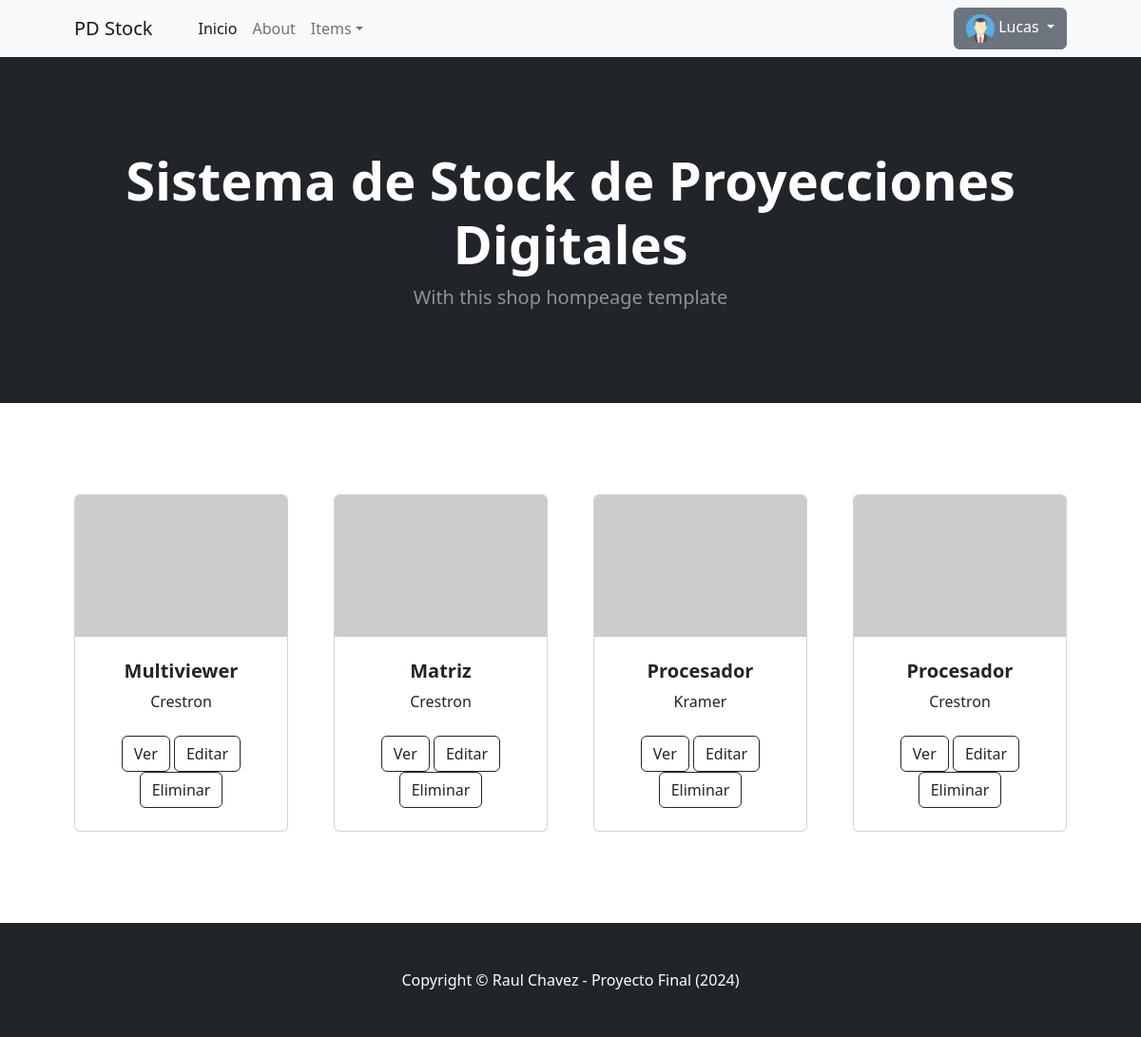
Page /item_listar/ (signed in) on the earlier database version.
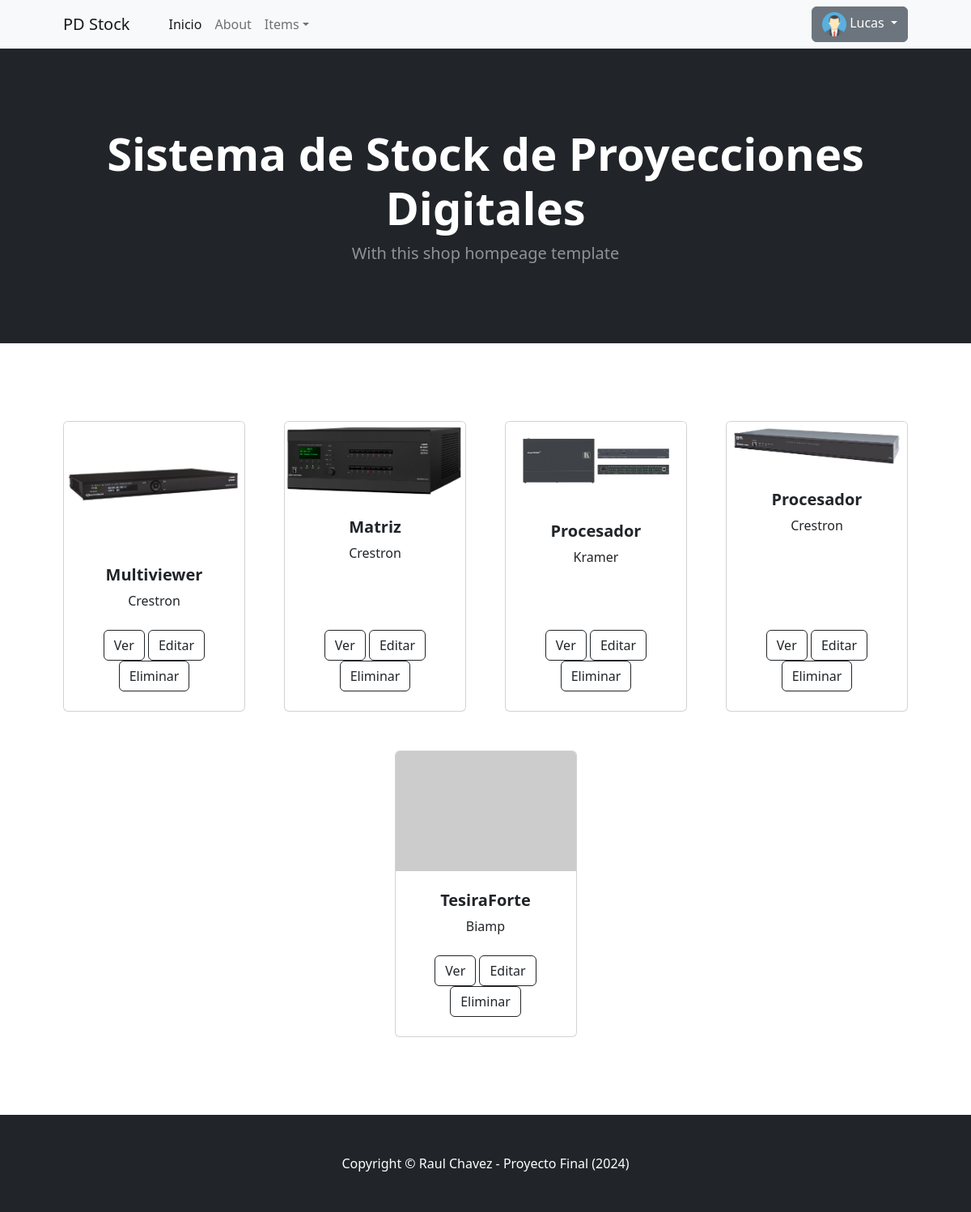
Same page on the later database version.
### users/models.py (models this page shows, shortened)
class Avatar(models.Model):
    user = models.OneToOneField(User, on_delete=models.CASCADE, null=True, blank=True)
    imagen = models.ImageField(upload_to='avatares', null=True, blank=True)

### stock/models.py (models this page shows, shortened)
class Item(models.Model):
    nombre = models.CharField(max_length=40)
    marca = models.CharField(max_length=40)
    precio = models.IntegerField(null=True, blank=True)
    imagen = models.ImageField(upload_to='imagenes', null=True, blank=True)

### stock/views.py (the view)
# urls.py: path('item_listar/', views.ItemListView.as_view(), name="ListarItem"),
class ItemListView(LoginRequiredMixin, ListView):
    model = Item
    context_object_name = "items"
    template_name = "stock/item_listar.html"

### stock/templates/stock/item_listar.html (shortened to what this page needs)
{% extends 'stock/base.html' %}
{% load static %}
{% block main %}
<section class="py-5">
    <div class="container px-4 px-lg-5 mt-5">
        <div class="row gx-4 gx-lg-5 row-cols-2 row-cols-md-3 row-cols-xl-4 justify-content-center">
            {% if items %}
            {% for item in items %}
            <div class="col mb-5">
                <div class="card h-100">
                    {% if item.imagen %}
                    <img class="card-img-top" style="object-fit: cover;" src="{{ item.imagen.url }}" alt="">
                    {% else %}
                    <img class="card-img-top" src="https://dummyimage.com/450x300/dee2e6/6c757d.jpg"/>
                    {% endif %}
                    <div class="card-body p-4">
                        <div class="text-center">
                            <h5 class="fw-bolder">{{item.nombre}}</h5>
                            {{item.marca}}
                        </div>
                    </div>
                    <div class="card-footer p-4 pt-0 border-top-0 bg-transparent">
                        <div class="text-center">
                            <a class="btn btn-outline-dark mt-auto" href="{% url 'VerItem' item.pk %}">Ver</a>
                            {% if request.user.is_superuser %}
                            <a class="btn btn-outline-dark mt-auto" href="{% url 'ActualizarItem' item.pk %}">Editar</a>
                            <a class="btn btn-outline-dark mt-auto" href="{% url 'BorrarItem' item.pk %}">Eliminar</a>
                            {% endif %}
                        </div>
                    </div>
                </div>
            </div>
            {% endfor %}
            {% endif %}
        </div>
    </div>
</section>
{% endblock main %}

### stock/templates/stock/base.html (shortened to what this page needs)
<!DOCTYPE html>
{% load static %}
<html lang="en">
<head>
    <link href="https://cdn.jsdelivr.net/npm/bootstrap-icons@1.5.0/font/bootstrap-icons.css" rel="stylesheet" />
    <link href="{% static 'stock/css/styles.css' %}" rel="stylesheet" />
</head>
<body>
    <nav class="navbar navbar-expand-lg navbar-light bg-light">
        <div class="container px-4 px-lg-5">
            <a class="navbar-brand" href="{% url 'Inicio' %}">PD Stock</a>
            <div class="collapse navbar-collapse" id="navbarSupportedContent">
                <ul class="navbar-nav me-auto mb-2 mb-lg-0 ms-lg-4">
                    <li class="nav-item"><a class="nav-link active" aria-current="page"
                            href="{% url 'Inicio' %}">Inicio</a></li>
                    <li class="nav-item"><a class="nav-link" href="{% url 'About' %}">About</a></li>
                    {% if request.user.is_authenticated %}
                    <li class="nav-item dropdown">
                        <a class="nav-link dropdown-toggle" id="navbarDropdown" href="#!" role="button"
                            data-bs-toggle="dropdown" aria-expanded="false">Items</a>
                    </li>
                    {% endif %}
                </ul>
                <div class="dropdown">
                    {% if request.user.is_authenticated %}
                    <button class="btn btn-secondary dropdown-toggle" type="button" data-bs-toggle="dropdown"
                        aria-expanded="false">
                        {% if request.user.avatar%}
                        <img src="{{ request.user.avatar.imagen.url}}" alt="" height="30px">
                        {% else %}
                        <img src="https://ui-avatars.com/api/?name={{request.user.username}}" alt="" height="30px">
                        {% endif%}
                        {% if request.user.first_name %}
                        {{request.user.first_name}}
                        {% else %}
                        {{request.user.username}}
                        {% endif %}
                    </button>
                    {% else %}
                    <button class="btn btn-secondary dropdown-toggle" type="button" data-bs-toggle="dropdown"
                        aria-expanded="false">
                        Cuenta
                    </button>
                    {% endif %}
                </div>
            </div>
        </div>
    </nav>
    <header class="bg-dark py-5">
        <div class="container px-4 px-lg-5 my-5">
            <div class="text-center text-white">
                <h1 class="display-4 fw-bolder">Sistema de Stock de Proyecciones Digitales</h1>
                <p class="lead fw-normal text-white-50 mb-0">With this shop hompeage template</p>
            </div>
        </div>
    </header>
    {%block main %}
    {% endblock %}
    <footer class="py-5 bg-dark">
        <div class="container">
            <p class="m-0 text-center text-white">Copyright &copy; Raul Chavez - Proyecto Final (2024)</p>
        </div>
    </footer>
</body>
</html>

Differences in the rows shown:
changed Item "Multiviewer": imagen: picture added
changed Item "Matriz": imagen: picture added
changed Item "Kramer": imagen: picture added
changed Item (number 4 of 5 on the later page): imagen: picture added
added Item: nombre "TesiraForte", marca "Biamp"
